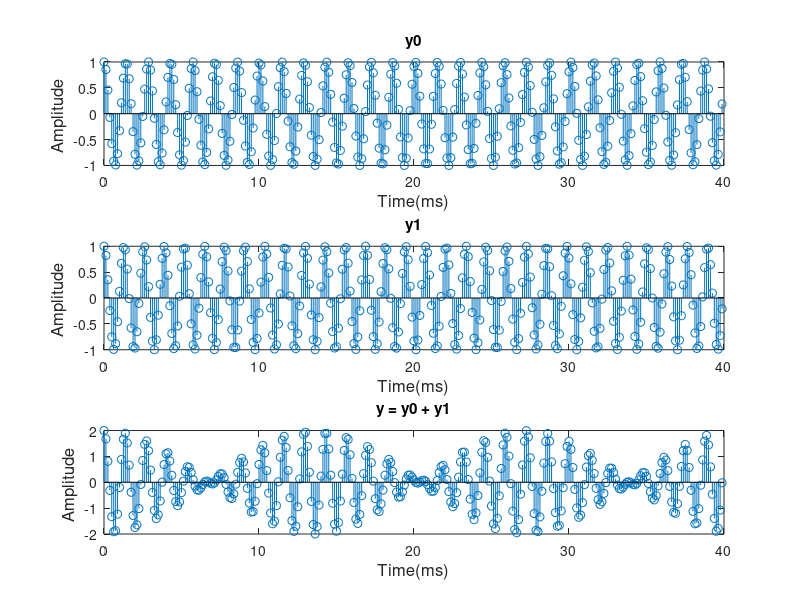
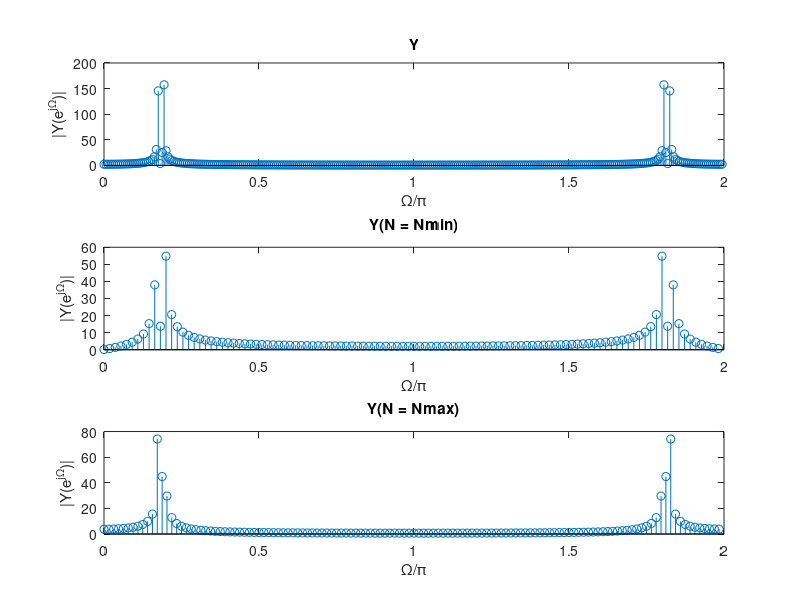

Recreate these plots in MATLAB, in order. (Note: this script raises an error after producing the figures.)
clear all; close all; clc;

B0 = [1 -0.854];
A0 = [1 -1.708 1];
B1 = [1 -0.823];
A1 = [1 -1.645 1];
T1 = 0.04;
f_a = 8000;
N = T1 * f_a;
x = zeros(1,N);
x(1) = 1;

% 2.(c) Berechnen Sie die Ausgangsignale
y0 = filter(B0,A0,x);
y1 = filter(B1,A1,x);
y = y0 + y1;

% 2.(d) Darstellen Sie die Signale y0(n), y1(n), y(n) = y0(n) + y1(n):
n = 0:(N-1);
n = n * T1 / N * 1000;
figure;
subplot(3,1,1); stem(n,y0);xlabel('Time(ms)','fontsize',12);ylabel('Amplitude ','fontsize',12);title('y0');
subplot(3,1,2); stem(n,y1);xlabel('Time(ms)','fontsize',12);ylabel('Amplitude ','fontsize',12);title('y1');
subplot(3,1,3); stem(n,y);xlabel('Time(ms)','fontsize',12);ylabel('Amplitude ','fontsize',12);title('y = y0 + y1');

% 3.(d) Bestimmen und darstellen Sie den Amplitudengang von y(n) mit der
% DFTs der Längen N, Nmin und Nmax
figure;
subplot(3,1,1);
Y = abs(fft(y)); 
W = 2*(0:N-1)/N; 
stem(W,Y);
xlabel('\Omega/\pi');ylabel('|Y(e^{j\Omega})|');title('Y');
subplot(3,1,2);
Nmin = 110;
xmin = zeros(1,Nmin);
xmin(1) = 1;
y0min = filter(B0,A0,xmin);
y1min = filter(B1,A1,xmin);
ymin = y0min + y1min;
Ymin = abs(fft(ymin));
W = 2*(0:Nmin-1)/Nmin; stem(W,Ymin);xlabel('\Omega/\pi');ylabel('|Y(e^{j\Omega})|');title('Y(N = Nmin)');
subplot(3,1,3);
Nmax = 128;
xmax = zeros(1,Nmax);
xmax(1) = 1;
y0max = filter(B0,A0,xmax);
y1max = filter(B1,A1,xmax);
ymax = y0max + y1max;
Ymax = abs(fft(ymax)); 
W = 2*(0:Nmax-1)/Nmax; stem(W,Ymax);xlabel('\Omega/\pi');ylabel('|Y(e^{j\Omega})|');title('Y(N = Nmax)');

% 4.(a) Berechnen und darstellen Sie den Amplitudengang des Blackmanfensters ( w=blackman(...) )
w = blackman(N);
wmax = blackman(Nmax);
wmin = blackman(Nmin);
wvtool(w)

% 5. Wiederholen Sie die Berechnung der DFT im Punkt-3 für N, Nmin und
% Nmax mit der Signalgewichtung mit einem Blackman-Fenster.
% (a) Erklären Sie, welche Auswirkung ergeben sich durch die Fensterung?
% Wird die Erkennung der Töne mit Fensterung erleichtert?

% Falls N
yb = y .* w';
Yb = abs(fft(yb)); 
Wb = 2*(0:N-1)/N;
% Falls Nmin
xmin = zeros(1,Nmin);
xmin(1) = 1;
y0min = filter(B0,A0,xmin);
y1min = filter(B1,A1,xmin);
ymin = y0min + y1min;
ybmin = ymin .* wmin';
Ybmin = abs(fft(ybmin)); 
Wbmin = 2*(0:Nmin-1)/Nmin;
% Falls Nmax
xmax = zeros(1,Nmax);
xmax(1) = 1;
y0max = filter(B0,A0,xmax);
y1max = filter(B1,A1,xmax);
ymax = y0max + y1max;
ybmax = ymax .* wmax';
Ybmax = abs(fft(ybmax)); 
Wbmax = 2*(0:Nmax-1)/Nmax;
% Darstellung
figure;
subplot(3,1,1);
stem(Wb,Yb);xlabel('\Omega/\pi');ylabel('|Y(e^{j\Omega})|');title('Y nach Blackmanfensterung (N)');
subplot(3,1,2);
stem(Wbmin,Ybmin);xlabel('\Omega/\pi');ylabel('|Y(e^{j\Omega})|');title('Y nach Blackmanfensterung (Nmin)');
subplot(3,1,3);
stem(Wbmax,Ybmax);xlabel('\Omega/\pi');ylabel('|Y(e^{j\Omega})|');title('Y nach Blackmanfensterung (Nmax)');
